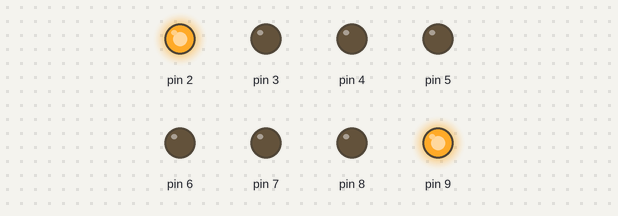
A sketch run on a simulated Arduino Uno, built with avr-gcc and run on an emulated ATmega328P. Shown: output pins drawn as LEDs (lit = HIGH).

Above: at 0.2 s.
At 0.7 s:
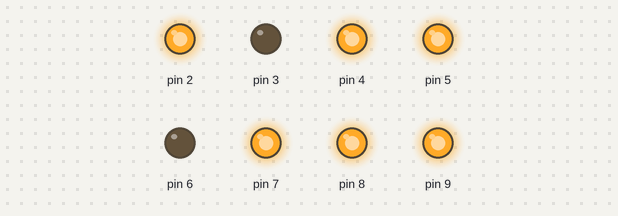
At 1.2 s:
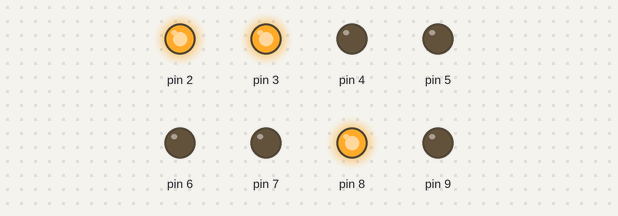
At 2.2 s:
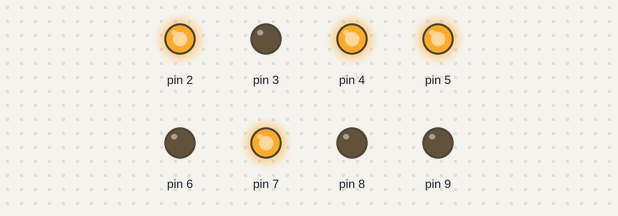
At 3.2 s:
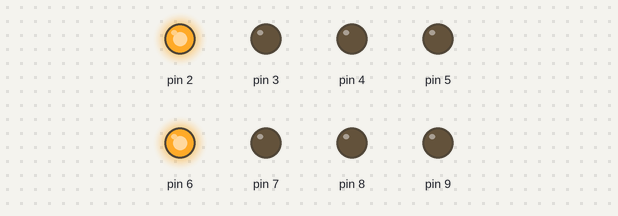
At 4.7 s:
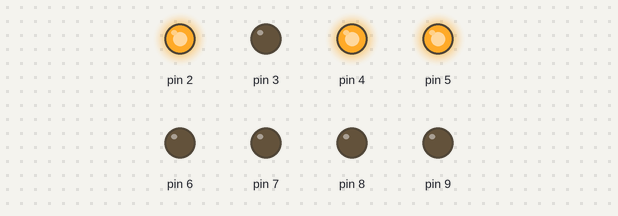
Timing chart, 0 to 5.8 s (numbered marks = the images above):
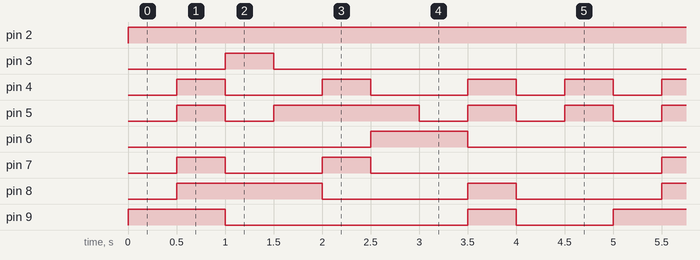

The sketch:

0-9.ino
```cpp
void setup()
{
	pinMode(2, OUTPUT);
	pinMode(3, OUTPUT);
	pinMode(4, OUTPUT);
	pinMode(5, OUTPUT);
	pinMode(6, OUTPUT);
	pinMode(7, OUTPUT);
	pinMode(8, OUTPUT);
	pinMode(9, OUTPUT);
}
void loop()
{
	//0
	digitalWrite(2, HIGH);
	digitalWrite(3, LOW);
	digitalWrite(4,	LOW);
	digitalWrite(5, LOW);
	digitalWrite(6, LOW);
	digitalWrite(7, LOW);
	digitalWrite(8, LOW);
	digitalWrite(9, HIGH);
	delay(500);
	//1
	digitalWrite(2, HIGH);
	digitalWrite(3, LOW);
	digitalWrite(4, HIGH);
	digitalWrite(5, HIGH);
	digitalWrite(6, LOW);
	digitalWrite(7, HIGH);
	digitalWrite(8, HIGH);
	digitalWrite(9, HIGH);
	delay(500);
	//2
	digitalWrite(2, HIGH);
	digitalWrite(3, HIGH);
	digitalWrite(4, LOW);
	digitalWrite(5, LOW);
	digitalWrite(6, LOW);
	digitalWrite(7, LOW);
	digitalWrite(8, HIGH);
	digitalWrite(9, LOW);
	delay(500);
	//3
	digitalWrite(2, HIGH);
	digitalWrite(3, LOW);
	digitalWrite(4, LOW);
	digitalWrite(5, HIGH);
	digitalWrite(6, LOW);
	digitalWrite(7, LOW);
	digitalWrite(8, HIGH);
	digitalWrite(9, LOW);
	delay(500);
	//4
	digitalWrite(2, HIGH);
	digitalWrite(3, LOW);
	digitalWrite(4, HIGH);
	digitalWrite(5, HIGH);
	digitalWrite(6, LOW);
	digitalWrite(7, HIGH);
	digitalWrite(8, LOW);
	digitalWrite(9, LOW);
	delay(500);
	//5
	digitalWrite(2, HIGH);
	digitalWrite(3, LOW);
	digitalWrite(4, LOW);
	digitalWrite(5, HIGH);
	digitalWrite(6, HIGH);
	digitalWrite(7, LOW);
	digitalWrite(8, LOW);
	digitalWrite(9, LOW);
	delay(500);
	//6
	digitalWrite(2, HIGH);
	digitalWrite(3, LOW);
	digitalWrite(4, LOW);
	digitalWrite(5, LOW);
	digitalWrite(6, HIGH);
	digitalWrite(7, LOW);
	digitalWrite(8, LOW);
	digitalWrite(9, LOW);
	delay(500);
	//7
	digitalWrite(2, HIGH);
	digitalWrite(3, LOW);
	digitalWrite(4, HIGH);
	digitalWrite(5, HIGH);
	digitalWrite(6, LOW);
	digitalWrite(7, LOW);
	digitalWrite(8, HIGH);
	digitalWrite(9, HIGH);
	delay(500);
	//8
	digitalWrite(2, HIGH);
	digitalWrite(3, LOW);
	digitalWrite(4, LOW);
	digitalWrite(5, LOW);
	digitalWrite(6, LOW);
	digitalWrite(7, LOW);
	digitalWrite(8, LOW);
	digitalWrite(9, LOW);
	delay(500);
	//9
	digitalWrite(2, HIGH);
	digitalWrite(3, LOW);
	digitalWrite(4, HIGH);
	digitalWrite(5, HIGH);
	digitalWrite(6, LOW);
	digitalWrite(7, LOW);
	digitalWrite(8, LOW);
	digitalWrite(9, LOW);
	delay(500);
}
```

Measured:
- by itself, pin 2: LOW → HIGH at 0.00 s
- by itself, pin 3: alternates HIGH for 0.50 s and LOW for 4.5 s
- by itself, pin 4: repeats every 5.0 s: 2 × (LOW 1.0 s, HIGH 0.50 s), 2 × (LOW 0.50 s, HIGH 0.50 s)
- by itself, pin 5: repeats every 5.0 s: LOW 0.50 s, HIGH 1.5 s, 3 × (LOW 0.50 s, HIGH 0.50 s)
- by itself, pin 6: alternates HIGH for 1.0 s and LOW for 4.0 s
- by itself, pin 7: repeats every 5.0 s: LOW 1.0 s, HIGH 0.50 s, LOW 3.0 s, HIGH 0.50 s
- by itself, pin 8: repeats every 5.0 s: LOW 1.5 s, HIGH 0.50 s, LOW 1.5 s, HIGH 1.5 s
- by itself, pin 9: repeats every 5.0 s: LOW 2.5 s, HIGH 0.50 s, LOW 1.0 s, HIGH 1.0 s
